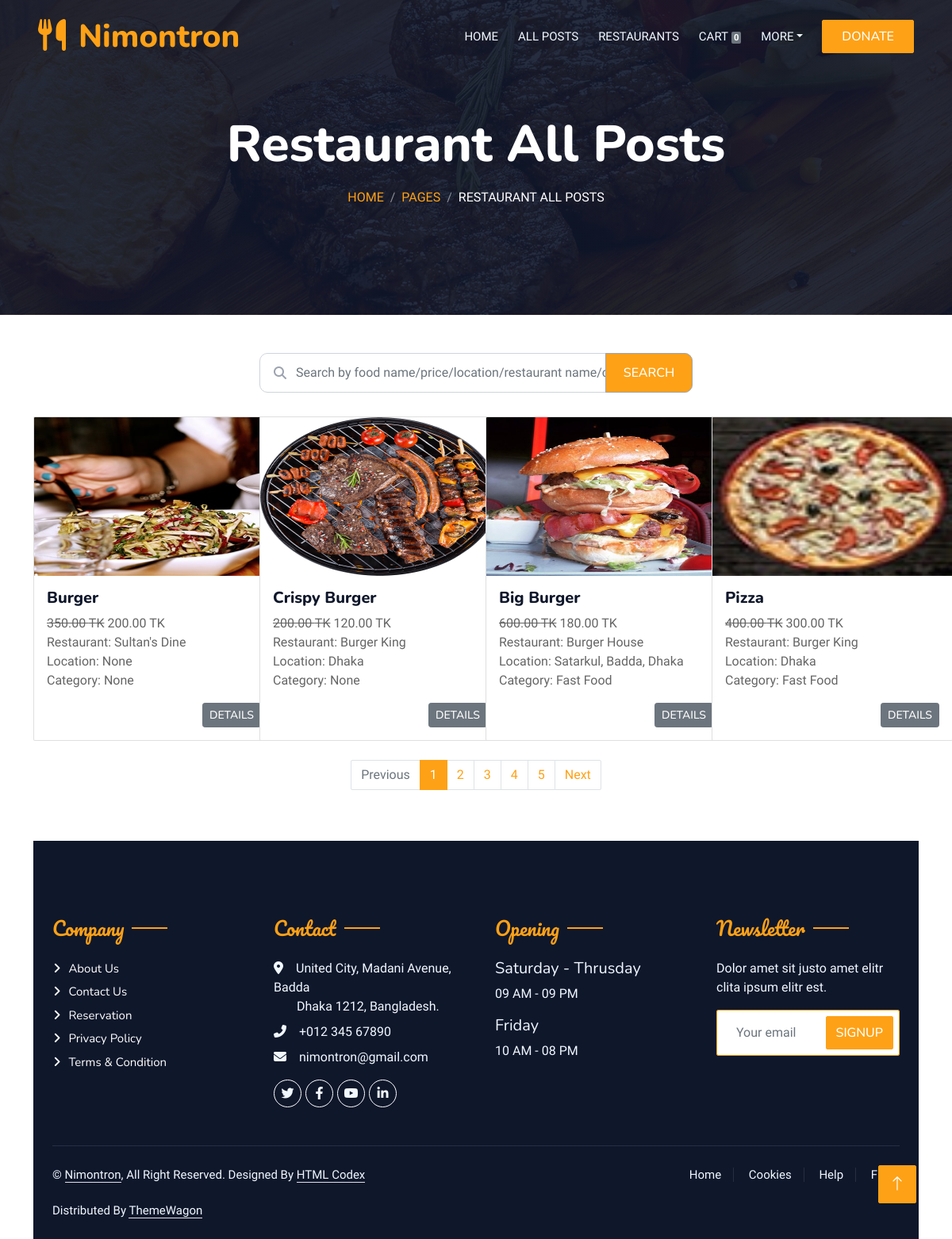
The app's page /restaurant_all_post (signed in), older data.
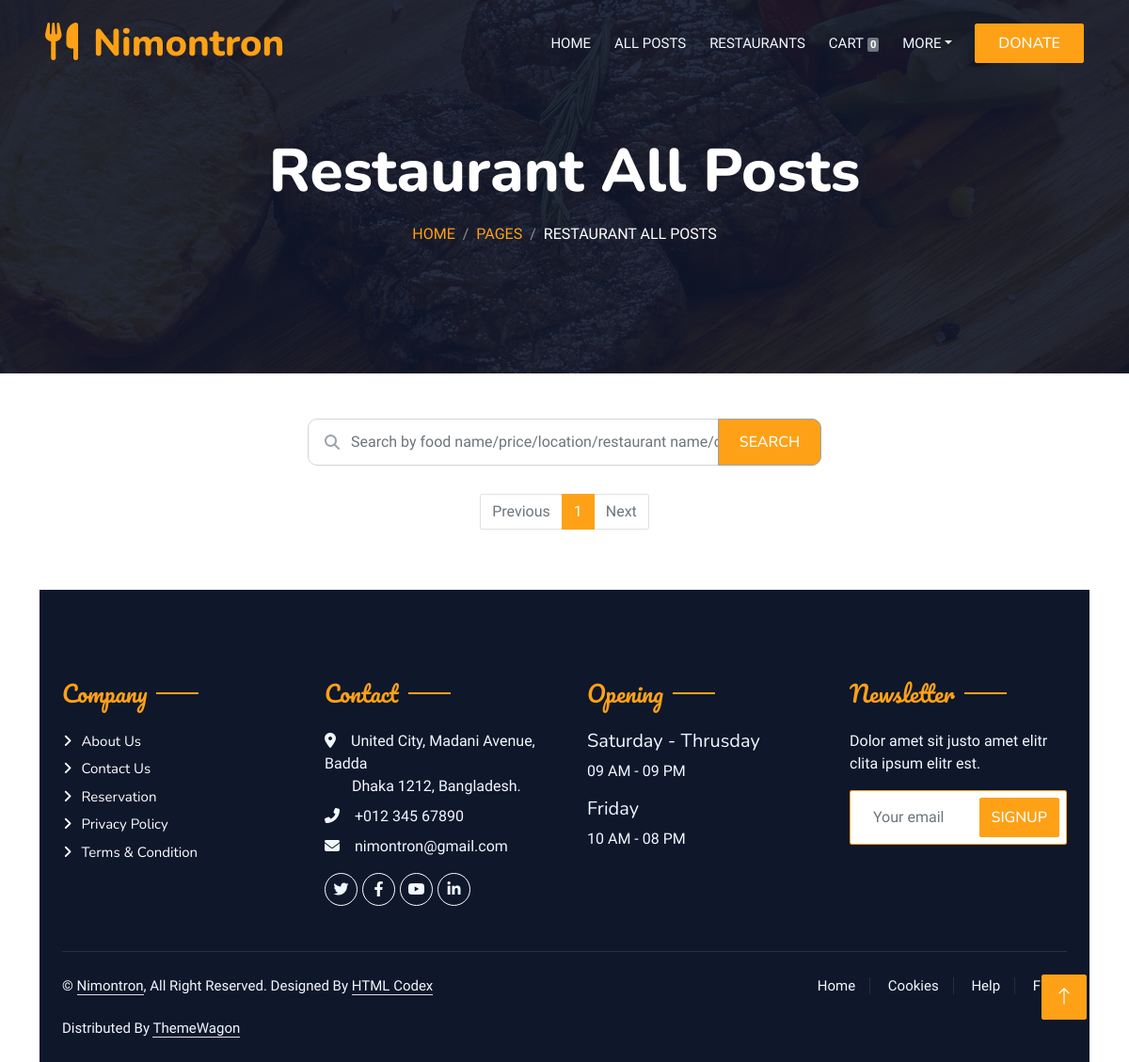
The same page, newer data.
### customers/models.py (models this page shows, shortened)
class Post(models.Model):
    restaurant = models.ForeignKey(Restaurant, on_delete=models.CASCADE)
    name = models.CharField(max_length=100, null=True)
    start_date = models.DateField()
    end_date = models.DateField()
    title = models.CharField(max_length=50)
    description = models.TextField(max_length=255)
    image = models.FileField()
    location = models.CharField(max_length=100, null=True)
    category_name = models.ForeignKey(Category, on_delete=models.CASCADE, null=True)
    category = models.CharField(max_length=50, null=True)
    prev_price = models.DecimalField(max_digits=8, decimal_places=2)
    new_price = models.DecimalField(max_digits=8, decimal_places=2)
    creation_date = models.DateField()

class Restaurant(models.Model):
    user = models.ForeignKey(User, on_delete=models.CASCADE)
    contact_no = models.CharField(max_length=15, null=True)
    description = models.TextField(max_length=255, blank=True)
    address = models.CharField(max_length=100)
    name = models.CharField(max_length=100, null=True)
    image = models.FileField(null=True)
    ratting = models.IntegerField(blank=True, null=True)
    type = models.CharField(max_length=15, null=True)
    facebook_page = models.CharField(max_length=50, null=True)
    status = models.CharField(max_length=20, null=True)

### customers/views.py (the view)
# urls.py: path('restaurant_all_post', views.restaurant_all_post, name='restaurant_all_post'),
def restaurant_all_post(request):
    if not request.user.is_authenticated:
        return redirect('customers:login_as')
    temp['title'] = 'Restaurant All Posts'
    temp['sub_title'] = 'Restaurant All Posts'
    nums='a'
    if 'search' in request.GET:
        q=request.GET['search']
        t=q.isdigit()
        if t==1:
            p=int(q)
            p2=p-10
            p3=p+10
            p4=p-20
            p5=p+20
            p6=p-5
            p7=p+5
            p8=p-15
            p9=p+15
            p10=p-25
            p11=p+25
            p12=p+1
            p13=p+2
            p14=p+3
            p15=p+4
            p16=p+6
            p17=p+7
            p18=p+8
            p19=p+9
            p20=p-1
            p21=p-2
            p22=p-3
            p23=p-4
            p24=p-6
            p25=p-7
            p26=p-8
            p27=p-9
            p28=p+11
            p29=p+12
            p30=p+13
            p31=p+14
            p32=p-11
            p33=p-12
            p34=p-13
            p35=p-14
            posts=Post.objects.filter(Q(new_price=q)| Q(new_price=p2)|Q(new_price=p3)|Q(new_price=p5)|Q(new_price=p4)
            |Q(new_price=p6)|Q(new_price=p7)|Q(new_price=p8)|Q(new_price=p9)|Q(new_price=p10)|Q(new_price=p11)
            |Q(new_price=p12)|Q(new_price=p13)|Q(new_price=p14)|Q(new_price=p15)|Q(new_price=p16)|Q(new_price=p17)
            |Q(new_price=p18)|Q(new_price=p19)|Q(new_price=p20)|Q(new_price=p21)|Q(new_price=p22)|Q(new_price=p23)
            |Q(new_price=p24)|Q(new_price=p25)|Q(new_price=p26)|Q(new_price=p27)|Q(new_price=p28)|Q(new_price=p29)
            |Q(new_price=p30)|Q(new_price=p31)|Q(new_price=p32)|Q(new_price=p33)|Q(new_price=p34)|Q(new_price=p35)
            )
        else:
            posts=Post.objects.filter(
            Q(title__icontains=q) | Q(location__icontains=q)| Q(description__icontains=q)
            | Q(name__icontains=q) | Q(category__icontains=q))
    else:
        post = Post.objects.all()
        per_page = 4
        all_post = Paginator(post, per_page)
        page = request.GET.get('page')
        venu = all_post.get_page(page)
        nums = 'a' * venu.paginator.num_pages
        try:
            posts = all_post.get_page(page)
        except PageNotAnInteger:
            posts = all_post.page(1)
        except EmptyPage:
            posts = all_post.page(all_post.num_page)
    temp['total_posts'] = posts
    temp['nums'] = nums
    return render(request, 'customers/restaurant_all_post.html', temp)

### customers/templates/customers/restaurant_all_post.html (shortened to what this page needs)
{% include 'customers/customer_header.html' %}
{% load static %}
<div class="container">
    <div class="row">
        <form>
            <div class="row height d-flex justify-content-center align-items-center">
                <div class="col-md-6">
                    <div class="form"> <i class="fa fa-search"></i> <input id="tags" name="search" type="text"
                            class="form-control form-input" placeholder="Search by food name/price/location/restaurant name/category"> <button
                            class="btn btn-primary">Search</button>
                    </div>
                </div>
            </div>
        </form>
        {% for i in total_posts %}
        <div class="col-md-3">
            <div class="card mb-4" style="width: 19rem;">
                <img class="card-img-top" height="200px" src=" {{i.image.url}}" alt="Card image cap">
                <div class="card-body">
                    <h5 class="card-title">{{i.title}}</h5>
                    <p class="card-text">
                        <del>{{i.prev_price}} TK</del> <span>{{i.new_price}} TK</span>
                        <br>
                        Restaurant: {{i.restaurant.user.first_name}} {{i.restaurant.user.last_name}}
                        <br>
                        Location: {{i.location}}
                        <br>
                        Category: {{i.category}}
                    </p>
                    <div class="d-grid gap-2 d-md-flex justify-content-md-end">
                        <a href="#" type="button" class="btn btn-sm btn-secondary">Details</a>
                    </div>
                </div>
            </div>
        </div>
        {% endfor %}
        <br>
        <div class="d-flex justify-content-center">
            <nav aria-label="...">
                <ul class="pagination">
                    {% if not total_posts.has_previous %}
                    <li class="page-item disabled">
                        <a class="page-link" href="#" tabindex="-1">Previous</a>
                    </li>
                    {% endif %}
                    {% for i in nums %}
                    {% if forloop.counter == total_posts.number %}
                    <li class="page-item active">
                        <a class="page-link" href=""> {{ total_posts.number }} </a>
                    </li>
                    {% endif %}
                    {% if forloop.counter != total_posts.number %}
                    <li class="page-item">
                        <a class="page-link" href="?page={{ forloop.counter }}"
                            tabindex="-1">{{ forloop.counter }}</a>
                    </li>
                    {% endif %}
                    {% endfor %}
                    {% if total_posts.has_next %}
                    <li class="page-item">
                        <a class="page-link" href="?page={{ total_posts.next_page_number }}">Next</a>
                    </li>
                    {% endif %}
                    {% if not total_posts.has_next %}
                    <li class="page-item disabled">
                        <a class="page-link" href="#" tabindex="-1">Next</a>
                    </li>
                    {% endif %}
                </ul>
            </nav>
        </div>
    </div>
    {% include 'customers/customer_footer.html' %}

Row changes from the older to the newer data that the page shows:
removed Post: image (picture), title "Burger", prev_price "350.00", new_price "200.00", restaurant.user.first_name "Sultan's Dine", location "None", category "None"
removed Post: image (picture), title "Crispy Burger", prev_price "200.00", new_price "120.00", restaurant.user.first_name "Burger King", location "Dhaka", category "None"
removed Post: image (picture), title "Big Burger", prev_price "600.00", new_price "180.00", restaurant.user.first_name "Burger House", location "Satarkul, Badda, Dhaka", category "Fast Food"
removed Post: image (picture), title "Pizza", prev_price "400.00", new_price "300.00", restaurant.user.first_name "Burger King", location "Dhaka", category "Fast Food"
Text that changed along with them:
list line gone: "2"
list line gone: "3"
list line gone: "4"
list line gone: "5"
